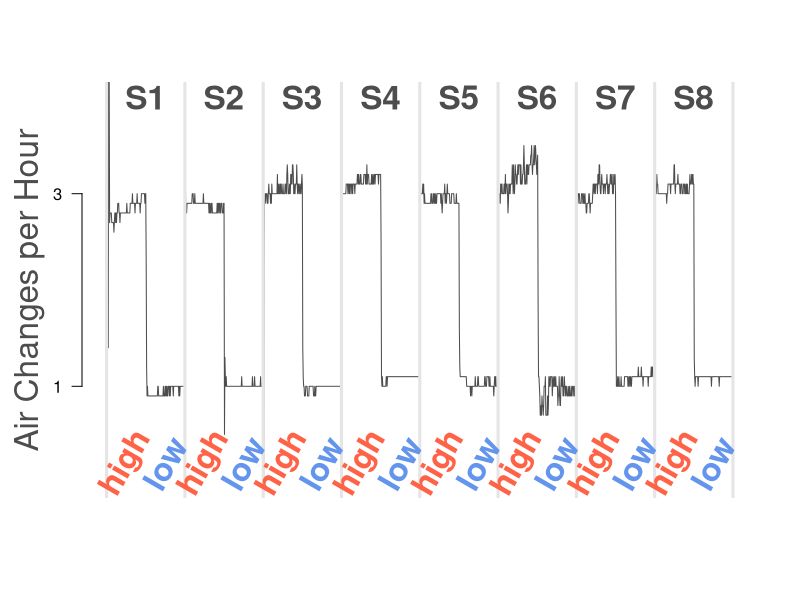
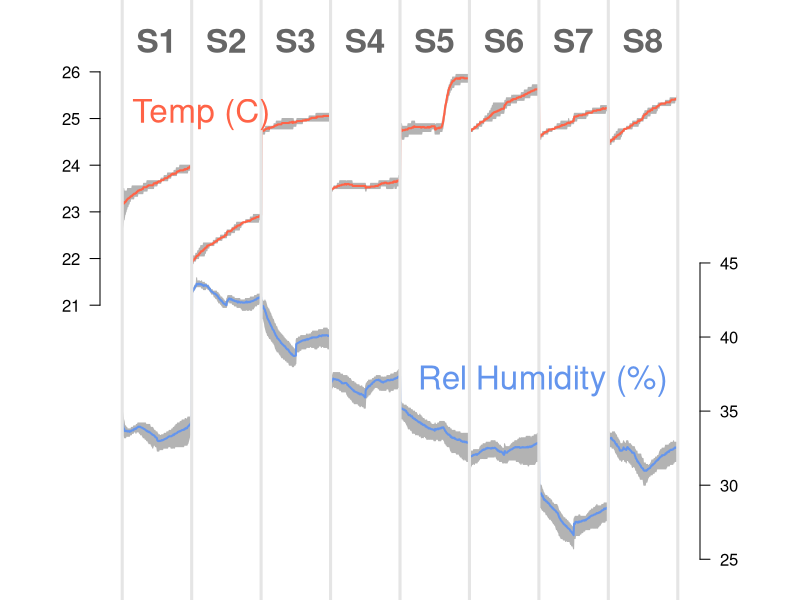

Recreate these plots in R, in order.
## ---- chunk 1
library(knitr)
opts_chunk$set(background='gray80', tidy=FALSE, cache=FALSE, keep_md=TRUE, fig.path='figure/')
## ---- chunk 2
# setwd('~/Dropbox/Pickle2014/RFirstRun/slidify/')
trh <- read.delim('pressure.txt', sep='\t', head=TRUE, row.names=1)
subNames <- c('S1', 'S2', 'S3', 'S4', 'S5', 'S6', 'S7', 'S8')
#head(trh)
## ---- chunk 3
# pdf('ach.pdf', width=12, height=7)
plot(trh$ach, type='l', ylim=c(0, 4), las=1, col='gray30', lwd=1,
     yaxt='n', xaxt='n', xlab='', ylab='', bty='n')
axis(2, at=c(1,3), las=1)
mtext('Air Changes per Hour', side=2, line=2, cex=2, col='gray30')
abline(v=seq(0, 1456, 182), col='gray90', lwd=3)
par(xpd=TRUE)
text(seq(0, 1365, 91)+45, 0.2, rep(c('high', 'low'), 8), 
     srt=60, cex=2, font=2, col=c('tomato', 'cornflowerblue'))
text(seq(91, 1365, 182), 4, c('S1', 'S2', 'S3', 'S4', 'S5', 'S6', 'S7', 'S8'), 
     cex=2, font=2, col='gray30')
# dev.off()
## ---- chunk 4

FtoC <- function(x) {(x-32) * (5/9)}

tempMax <- FtoC(apply(trh[, c(6, 8, 10, 12)], 1, FUN='max'))
tempMin <- FtoC(apply(trh[, c(6, 8, 10, 12)], 1, FUN='min'))
tempMean <- FtoC(apply(trh[, c(6, 8, 10, 12)], 1, FUN='mean'))

rhMax <- apply(trh[, c(7, 9, 11, 13)], 1, FUN='max')
rhMin <- apply(trh[, c(7, 9, 11, 13)], 1, FUN='min')
rhMean <- apply(trh[, c(7, 9, 11, 13)], 1, FUN='mean')

# pdf('trh.pdf', width=12, height=7)
par(mar=c(1, 5, 1, 5))
plot(1,1, type='n', ylim=FtoC(c(60, 80)), xlim=c(0, 1456),
     yaxt='n', xaxt='n', xlab='', ylab='', bty='n')
polygon(c(1:1456, 1456:1), c(tempMax, rev(tempMin)), 
        col='gray70', border='gray70')
points(1:1456, tempMean, col='tomato', lwd=2, type='l')
axis(2, las=1, at=seq(21, 26, 1))

par(new=TRUE, mar=c(1, 5, 1, 5))
plot(1,1, type='n', ylim=c(25, 60), xlim=c(0, 1456),
     yaxt='n', xaxt='n', xlab='', ylab='', bty='n')
polygon(c(1:1456, 1456:1), c(rhMax, rev(rhMin)), 
        col='gray70', border='gray70')
points(1:1456, rhMean, col='cornflowerblue', lwd=2, type='l')
axis(4, las=1, at=seq(25, 45, 5))
abline(v=seq(0, 1456, 182), col='gray90', lwd=3)
text(1456, 37, 'Rel Humidity (%)', cex=2, col='cornflowerblue', pos=2)
text(seq(91, 1365, 182), 60, subNames, 
     cex=2, font=2, col='gray40')
text(0, 55, 'Temp (C)', cex=2, col='tomato', pos=4)
# dev.off()
